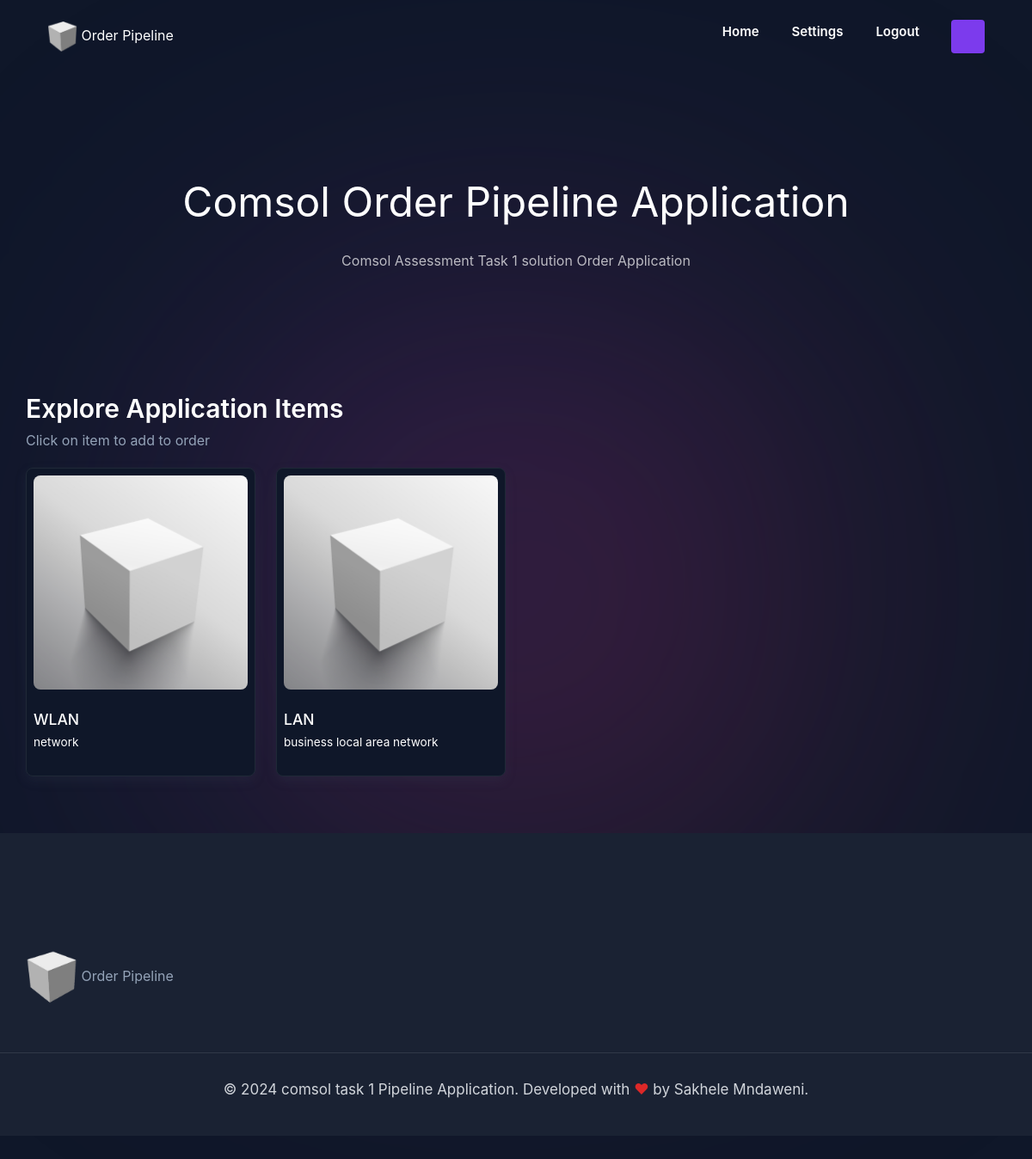
Before: / (signed in) with the older database file.
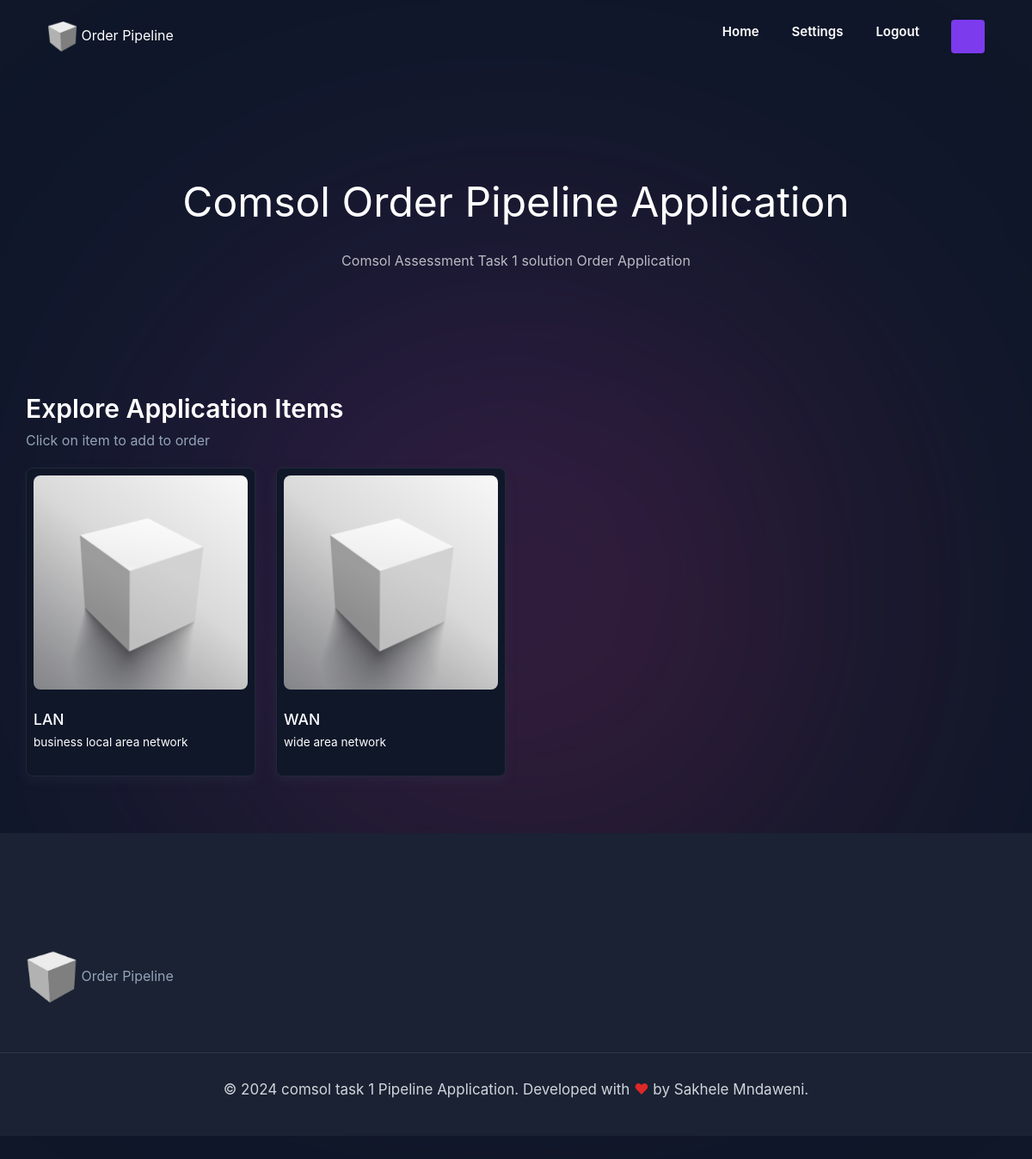
After: the same page with the newer database file.
### OrderServiceApp/models.py (models this page shows, shortened)
class Product(models.Model):
            name = models.CharField(max_length=200)
            description = models.TextField(null=True)
            image = models.ImageField(upload_to='images/products',null=True, blank=True)
            itemCode =  models.CharField(
                            max_length = 14,
                            blank=True,
                            editable=False,
                            default= default_function
                            )

### OrderProcessingApp/views.py (the view)
# urls.py: 2. Add a URL to urlpatterns:  path('', views.home, name='home')
@login_required(login_url='login')
def home(request):
        data = orderData(request)
        orderItems = data['orderItems']
        order = data['order']
        items = data['items']
        print(order)
        print(items)
        all_items = Product.objects.all()
        all_orders = Order.objects.all()
        context ={'order':order,'itemList':items,'orderItems':orderItems,'allitems':all_items,'allorders':all_orders}
        return render(request, "home.html",context)

### OrderServiceApp/models.py (called while the page is built)
        def __str__(self):
            return str(self.id)

        @property
        def getNumberOfitems(self):
            orderitems = self.orderitem_set.all()
            total = sum([item.quantity for item in orderitems])
            return total

### OrderServiceApp/utils.py (called while the page is built)
def orderData(request):
	if request.user.is_authenticated:
		customer = request.user.orderclient
		order, created = Order.objects.get_or_create(orderClient=customer, orderStatus='NotProcessed')
		items = order.orderitem_set.all()
		orderItems = order.getNumberOfitems
	else:
		cookieData = cookieOrder(request)
		orderItems = cookieData['orderItems']
		order = cookieData['order']
		items = cookieData['items']
	return {'orderItems':orderItems ,'order':order, 'items':items}

### templates/home.html (shortened to what this page needs)
<!DOCTYPE html>
<html>
<head>
  {% load static %}
  <link rel="stylesheet" type="text/css" href="{% static 'css/bootstrap.css' %}" />
  <link rel="stylesheet" type="text/css" href="https://cdnjs.cloudflare.com/ajax/libs/OwlCarousel2/2.3.4/assets/owl.carousel.min.css" />
  <link href="{% static 'css/font-awesome.min.css' %}" rel="stylesheet" />
  <link href="{% static  'css/style.css' %}" rel="stylesheet" />
  <link href="{% static  'css/responsive.css' %}" rel="stylesheet" />
</head>
<body>
  {% block navbar %}
  <header class="header" data-header>
    <div class="container">
      <a href="#" >
        <span style="display: inline;"><img style="display: inline;"src="{% static 'images/logo.png' %}" width="35" height="35" alt="Metalink home" class="logo"> <p style="display: inline;color:white;">Order Pipeline</p></span>
      </a>
      <nav class="navbar" data-navbar>
        <ul class="navbar-list">
          <li>
            <a href="{% url 'home' %}" class="navbar-link label-lg link:hover">Home</a>
          </li>
          <li>
            <a href="{% url 'ordersettings' %}" class="navbar-link label-lg link:hover">Settings</a>
          </li>
          <li>
            <a href="{% url 'logoutUserAccount' %}" class="navbar-link label-lg link:hover">Logout</a>
          </li>
        </ul>
      </nav>
      <div class="header-action">
        <button class="btn-icon primary"  data-toggle="modal" data-target="#bd-example-modal">
        </button>
      </div>
    </div>
  </header>
  {% endblock navbar %}
  <main>
    <article>
      {% block hero  %}
      <section class="section hero" style="margin-top: -50px;" aria-label="home">
        <div class="container">
          <h1 class="headline-lg hero-title">
           <small>Comsol Order Pipeline Application</small>
          </h1>
          <p class="section-text body-lg"><small>
            Comsol Assessment Task 1 solution Order Application
          </p></small>
        </div>
      </section>
      {% endblock hero %}
{% block content %}
      <section class="section discover" style="margin-top: -30px;" aria-labelledby="discover-label">
        <div class="container">
          <h2 class="headline-md section-title text-left" id="collection-label">Explore Application Items</h2>
          <p style="margin-top: -40px; margin-bottom: 20px;">
              Click on item to add to order
          </p>
          <ul class="grid-list">
            {% for item in allitems %}
            <li>
              <div class="discover-card card">
                <div class="card-banner img-holder" style="--width: 500; --height: 500;">
                  <img src="{% static 'images/itemimage.jpg' %}"  width="500" height="500" loading="lazy"
                    alt="Genuine Undead #3902" class="img-cover">
                </div>
                <h3 class="title-sm card-title">
                  <a href="#" class="link:hover"><h3>{{item.name}}</h3></a>
                  <p><small>{{item.description}}</small></p>
                </h3>
              </div>
            </li>
            {% endfor %}
          </ul>
        </div>
      </section>
{% endblock content %}
  </main>
  <footer class="footer">
    <div class="section footer-top">
      <div class="container">
        <div class="footer-brand mt--3">
          <a href="#">
            <span style="display: inline;"><img style="display: inline;"src="{% static 'images/logo.png' %}" width="60" height="60" alt="Metalink home" class="logo"> <p style="display: inline;">Order Pipeline</p></span>
          </a>
        </div>
        <div class="footer-list">
        </div>
      </div>
    </div>
    <div class="footer-bottom">
      <div class="container">
        <p class="body-md text-center copyright">
          &copy; 2024 comsol task 1 Pipeline Application. Developed with <span class="span">❤</span> by Sakhele Mndaweni.
        </p>
      </div>
    </div>
  </footer>
  <div class="body-bg-shape"></div>
</body>
</html>

### static/css/responsive.css (style rules this page uses)
@media (min-width: 1200px) { .container { max-width: 1170px; } }

Changed rows visible on the page:
removed Product: name "WLAN", description "network"
added Product: name "WAN", description "wide area network"
